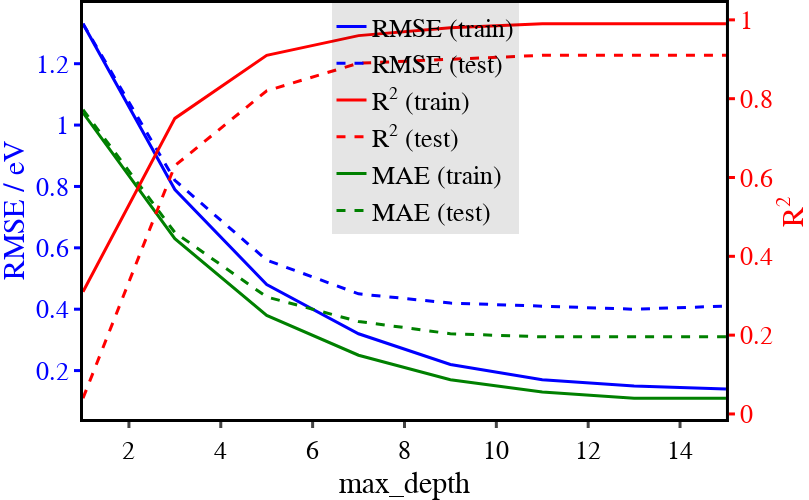

The code cell stored with this chart in its notebook:
### Markdown cell above
This code performs hyperparameter tuning for a `RandomForestRegressor` by varying the `max_depth`. It evaluates model performance using selected features and returns an error plot showing training and test errors.

### Code cell
rf_dict = {
    "bootstrap": True,
    "ccp_alpha": 0.0,
    "criterion": "squared_error",
    #"max_depth":8, #8
    "max_features": 0.4,
    "max_leaf_nodes": None,
    "max_samples":None,
    "min_impurity_decrease": 0.0,
    # "min_impurity_split": None,
    "min_samples_leaf": 1,
    "min_samples_split": 2,
    "min_weight_fraction_leaf": 0.0,
    "n_estimators": 128,#128,
    "n_jobs": -1,
    "oob_score": False,
    "random_state": 0,
    "verbose": 0,
    "warm_start": False,
}


rf_estimator_dict = vary_ml_param(
    df_in=Edft_balanced_df_kfold,
    ml_base_model=RandomForestRegressor(**rf_dict),
    ml_features=selected_features,
    ml_targets=target,
    ml_param_dict={'max_depth': list(range(1, 16, 2))},
    verbose=False,  
    color_setup=color_setup 
    )

rf_estimator_dict['error_fig'].show()

### Figure 1 — Plotly figure (JSON) as saved in the notebook; plotly's stock layout.template omitted (floating-point values rounded to 4 significant figures)
{"data": [{"hoverinfo": "x+y", "line": {"color": "blue", "width": 3}, "mode": "lines", "name": "RMSE (train)", "showlegend": true, "type": "scatter", "x": [1, 3, 5, 7, 9, 11, 13, 15], "xaxis": "x", "y": [1.33, 0.79, 0.48, 0.32, 0.22, 0.17, 0.15, 0.14], "yaxis": "y"}, {"hoverinfo": "x+y", "line": {"color": "blue", "dash": "dash", "width": 3}, "mode": "lines", "name": "RMSE (test)", "showlegend": true, "type": "scatter", "x": [1, 3, 5, 7, 9, 11, 13, 15], "xaxis": "x", "y": [1.33, 0.82, 0.56, 0.45, 0.42, 0.41, 0.4, 0.41], "yaxis": "y"}, {"hoverinfo": "x+y", "line": {"color": "red", "width": 3}, "mode": "lines", "name": "R<sup>2</sup> (train)", "showlegend": true, "type": "scatter", "x": [1, 3, 5, 7, 9, 11, 13, 15], "xaxis": "x", "y": [0.31, 0.75, 0.91, 0.96, 0.98, 0.99, 0.99, 0.99], "yaxis": "y2"}, {"hoverinfo": "x+y", "line": {"color": "red", "dash": "dash", "width": 3}, "mode": "lines", "name": "R<sup>2</sup> (test)", "showlegend": true, "type": "scatter", "x": [1, 3, 5, 7, 9, 11, 13, 15], "xaxis": "x", "y": [0.04, 0.63, 0.82, 0.89, 0.9, 0.91, 0.91, 0.91], "yaxis": "y2"}, {"hoverinfo": "x+y", "line": {"color": "green", "width": 3}, "mode": "lines", "name": "MAE (train)", "showlegend": true, "type": "scatter", "x": [1, 3, 5, 7, 9, 11, 13, 15], "xaxis": "x", "y": [1.04, 0.63, 0.38, 0.25, 0.17, 0.13, 0.11, 0.11], "yaxis": "y"}, {"hoverinfo": "x+y", "line": {"color": "green", "dash": "dash", "width": 3}, "mode": "lines", "name": "MAE (test)", "showlegend": true, "type": "scatter", "x": [1, 3, 5, 7, 9, 11, 13, 15], "xaxis": "x", "y": [1.05, 0.65, 0.44, 0.36, 0.32, 0.31, 0.31, 0.31], "yaxis": "y"}, {"hoverinfo": "text", "line": {"color": "blue", "width": 0.001}, "mode": "lines", "name": "RMSE (train)", "showlegend": false, "text": ["", "", "", "", "", "", "", ""], "type": "scatter", "x": [1, 3, 5, 7, 9, 11, 13, 15], "y": [1.053, 0.6547, 0.4449, 0.3568, 0.3226, 0.3119, 0.3104, 0.3102]}], "layout": {"font": {"color": "black", "family": "Arial"}, "height": 500, "hoverlabel": {"namelength": -1}, "hovermode": "x unified", "legend": {"bgcolor": "rgba(0,0,0,0.1)", "font": {"size": 26}, "x": 0.5, "xanchor": "center", "y": 1, "yanchor": "top"}, "margin": {"b": 0, "l": 0, "r": 0, "t": 0}, "paper_bgcolor": "white", "plot_bgcolor": "white", "width": 809, "xaxis": {"anchor": "y", "domain": [0, 0.94], "gridcolor": "rgba(0,0,0,0.3)", "linecolor": "black", "linewidth": 3, "mirror": true, "range": [1, 15], "showgrid": false, "showline": true, "tickfont": {"size": 26}, "ticklen": 6, "ticks": "outside", "tickwidth": 3, "title": {"font": {"size": 30}, "text": "max_depth"}, "zeroline": false}, "yaxis": {"anchor": "x", "color": "blue", "domain": [0, 1], "gridcolor": "rgba(0,0,0,0.3)", "linecolor": "black", "linewidth": 3, "showgrid": false, "showline": true, "tickfont": {"size": 26}, "ticklen": 6, "ticks": "outside", "tickwidth": 3, "title": {"font": {"color": "blue", "size": 30}, "text": "RMSE / eV"}, "zeroline": false}, "yaxis2": {"anchor": "x", "color": "red", "gridcolor": "rgba(0,0,0,0.3)", "linecolor": "black", "linewidth": 3, "overlaying": "y", "showgrid": false, "showline": true, "side": "right", "tickfont": {"size": 26}, "ticklen": 6, "ticks": "outside", "tickwidth": 3, "title": {"font": {"color": "red", "size": 30}, "text": "R<sup>2</sup>"}, "zeroline": false}}}
